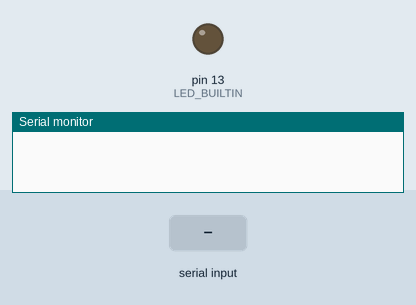
This sketch was run on a simulated Arduino Uno, built with avr-gcc and run on an emulated ATmega328P. Parts: output pins drawn as LEDs (lit = HIGH), the last lines printed to the serial monitor. The test bench sets the inputs (shaded band).

Above: at 1.2 s.
1.3 s: "on 1\n" received over Serial
At 2.0 s:
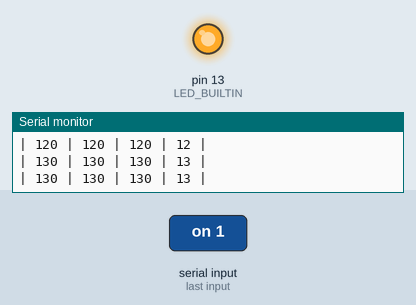
2.8 s: "off 1\n" received over Serial
At 3.6 s:
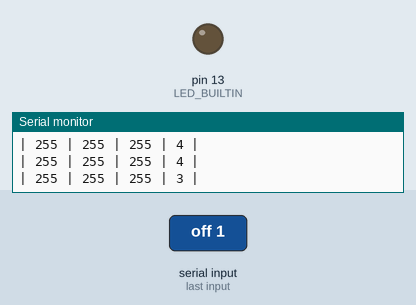
4.4 s: "on 150\n" received over Serial
At 5.6 s:
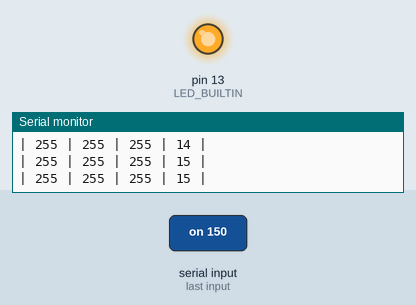
5.9 s: "off 150\n" received over Serial
At 6.8 s:
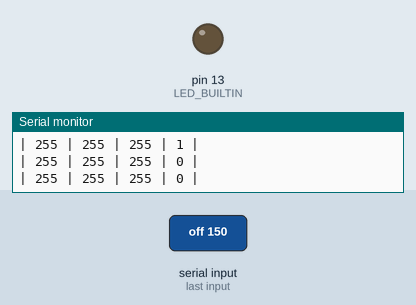
Timing chart, 0 to 8.4 s (numbered marks = the images above; inputs shaded):
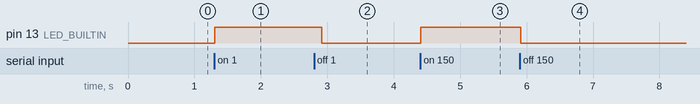

The sketch:

serial-apa102.ino
```cpp
#include <APA102.h>

typedef struct {
  float h;  // Hue (0 - 360)
  float s;  // Saturation (0 - 1)
  float v;  // Value (0 - 1)
} HSV;

typedef struct {
  uint8_t r;
  uint8_t g;
  uint8_t b;
} RGB;

const uint8_t dataPin = 11;
const uint8_t clockPin = 12;
APA102<dataPin, clockPin> ledStrip;
const uint16_t ledCount = 2;
const int animationDelay = 10;  //milliseconds
const int animationStepSize = 10;

String inputString = "";      // a String to hold incoming data
bool stringComplete = false;  // whether the string is complete

uint8_t stripState[ledCount][4];

uint8_t goalState[ledCount][4];

uint8_t lastColor[4];
HSV lastHsv = {0.0, 1.0, 1.0};

unsigned long previousMillis = 0;

float blueFactor = 1;

void setup() {
  // initialize serial:
  Serial.begin(9600);
  // reserve 200 bytes for the inputString:
  inputString.reserve(200);

  pinMode(LED_BUILTIN, OUTPUT);
}

void loop() {
  // print the string when a newline arrives:
  if (stringComplete) {
    inputString.trim();
    Serial.println("Input: " + inputString);

    char commandBuffer[50];  // Buffer to hold the command
    int value = 0;           // Variable to hold the value

    parseInput(inputString.c_str(), commandBuffer, value);

    Serial.println("Command: ");
    Serial.println(commandBuffer);
    Serial.println("Value: ");
    Serial.println(value);

    if (strcmp(commandBuffer, "on") == 0) {
      Serial.println("Switching LED on.");
      digitalWrite(LED_BUILTIN, HIGH);
      if (lastColor[0] == 0 && lastColor && lastColor[1] == 0 && lastColor[2] == 0) {
        setStripWhite();
      }
      if (lastColor[3] == 0) {
        setStripBrightness(50);
      }
    }
    if (strcmp(commandBuffer, "off") == 0) {
      Serial.println("Switching LED off.");
      digitalWrite(LED_BUILTIN, LOW);
      setStripOff();
    }
    if (strcmp(commandBuffer, "brightness") == 0) {
      Serial.print("Setting brightness to ");
      Serial.println(value);
      setStripBrightness(value);
    }
    if (strcmp(commandBuffer, "temperature") == 0) {
      Serial.print("Setting temperature to ");
      Serial.println(value);
      setColorTemperature(value);
    }
    if (strcmp(commandBuffer, "hue") == 0) {
      Serial.print("Setting hue to ");
      Serial.println(value);
      setStripHue(value);
    }
    if (strcmp(commandBuffer, "saturation") == 0) {
      Serial.print("Setting saturation to ");
      Serial.println(value);
      setStripSaturation(value);
    }
    // Reset
    inputString = "";
    stringComplete = false;
  }

  // Animate

  unsigned long currentMillis = millis();

  if (currentMillis - previousMillis >= animationDelay) {
    previousMillis = currentMillis;

    bool changed = incrementStripState();
    if (changed) {
      printStripState();
    }
  }
}

/*
  SerialEvent occurs whenever a new data comes in the hardware serial RX. This
  routine is run between each time loop() runs, so using delay inside loop can
  delay response. Multiple bytes of data may be available.
*/
void serialEvent() {
  while (Serial.available()) {
    // get the new byte:
    char inChar = (char)Serial.read();
    // add it to the inputString:
    inputString += inChar;
    // if the incoming character is a newline, set a flag so the main loop can
    // do something about it:
    if (inChar == '\n') {
      stringComplete = true;
    }
  }
}

void parseInput(char* input, char* command, int& value) {
  // Use strtok instead of strsep, and use a local buffer to store the input string
  char buffer[200];  // Make sure this is large enough for your longest input
  strncpy(buffer, input, 200);
  buffer[199] = '\0';  // Ensure null-termination

  // Tokenize the buffer and get the command
  char* piece = strtok(buffer, " ");
  if (piece != NULL) {
    strcpy(command, piece);  // Copy the command into the provided buffer

    // Get the next piece, which should be the value
    piece = strtok(NULL, " ");
    if (piece != NULL) {
      value = atoi(piece);  // Convert it to an integer
    }
  }
}

void setStripColorBrightness(uint8_t red, uint8_t green, uint8_t blue, uint8_t brightness) {
  setStripColor(red, green, blue);
  setStripBrightness(brightness);
}

void setColorTemperature(uint16_t temp) {
  Serial.println("Last color: ");
  for (int i = 0; i < 4; i++) {
    Serial.println(lastColor[i]);
  }
  blueFactor = constrain((temp - 140.0) / 360.0, 0.0, 1.0);
  Serial.println(temp);
  Serial.println(blueFactor);
  for (uint16_t i = 0; i < ledCount; i++) {
    goalState[i][2] = (uint8_t)lastColor[2] * blueFactor;
  }
}

void setStripHue(uint16_t hueInt) {
  HSV hsv = { (float) hueInt, lastHsv.s, lastHsv.v };
  Serial.println(hsv.h);
  Serial.println(hsv.s);
  Serial.println(hsv.v);
  RGB rgb = hsvToRgb(hsv.h, hsv.s, hsv.v);
  Serial.println(rgb.r);
  Serial.println(rgb.g);
  Serial.println(rgb.b);

  setStripColor(rgb.r, rgb.g, rgb.b);
  lastHsv = hsv;
}

void setStripSaturation(uint8_t saturation) {
  HSV hsv = { lastHsv.h, constrain(saturation / 100.0, 0.0, 1.0), lastHsv.v };
  Serial.println(lastHsv.h);
  Serial.println(lastHsv.s);
  Serial.println(lastHsv.v);
  RGB rgb = hsvToRgb(hsv.h, hsv.s, hsv.v);
  Serial.println(rgb.r);
  Serial.println(rgb.g);
  Serial.println(rgb.b);
  setStripColor(rgb.r, rgb.g, rgb.b);
  lastHsv = hsv;
}

void setStripColor(uint8_t red, uint8_t green, uint8_t blue) {
  for (uint16_t i = 0; i < ledCount; i++) {
    goalState[i][0] = red;
    goalState[i][1] = green;
    goalState[i][2] = (uint8_t)blue * blueFactor;
  }
  lastColor[0] = red;
  lastColor[1] = green;
  lastColor[2] = blue;
}

void setStripBrightness(uint8_t brightness) {
  uint8_t fiveBitValue = map(brightness, 0, 100, 0, 31);
  fiveBitValue = constrain(fiveBitValue, 0, 31);
  for (uint16_t i = 0; i < ledCount; i++) {
    goalState[i][3] = fiveBitValue;
  }
  lastColor[3] = brightness;
}

void setStripOff() {
  setStripBrightness(0);
}

void setStripWhite() {
  setStripColor(255, 255, 255);
}

void sendFrame() {
  ledStrip.startFrame();
  for (uint16_t i = 0; i < ledCount; i++) {
    ledStrip.sendColor(stripState[i][0], stripState[i][1], stripState[i][2], stripState[i][3]);
  }
  ledStrip.endFrame(ledCount);
}

bool incrementStripState() {
  bool changed = false;
  for (uint16_t i = 0; i < ledCount; i++) {
    for (uint8_t j = 0; j < 3; j++) {
      changed |= updateOneState(i, j, animationStepSize);
    }
    changed |= updateOneState(i, 3, 1);
  }
  return changed;
}

bool updateOneState(int i, int j, int animationStepSize) {
  if (stripState[i][j] > goalState[i][j]) {
    stripState[i][j] -= calculateStepSize(stripState[i][j], goalState[i][j], animationStepSize);
    return true;
  }
  if (stripState[i][j] < goalState[i][j]) {
    stripState[i][j] += calculateStepSize(stripState[i][j], goalState[i][j], animationStepSize);
    return true;
  }
  return false;
}

uint8_t calculateStepSize(uint8_t state, uint8_t goal, uint8_t animationStepSize) {
  uint8_t difference = abs(state - goal);
  return difference > animationStepSize ? animationStepSize : 1;
}

void printStripState() {
  for (uint16_t i = 0; i < ledCount; i++) {
    Serial.print("| ");
    for (uint8_t j = 0; j < 4; j++) {
      Serial.print(stripState[i][j]);
      Serial.print(" | ");
    }
    Serial.println("");
  }
}

RGB hsvToRgb(float h, float s, float v) {
    float r, g, b;

    int i = (int)h / 60;
    float f = h / 60 - i;
    float p = v * (1 - s);
    float q = v * (1 - s * f);
    float t = v * (1 - s * (1 - f));

    switch (i % 6) {
        case 0: r = v, g = t, b = p; break;
        case 1: r = q, g = v, b = p; break;
        case 2: r = p, g = v, b = t; break;
        case 3: r = p, g = q, b = v; break;
        case 4: r = t, g = p, b = v; break;
        case 5: r = v, g = p, b = q; break;
    }

    RGB rgb = { (uint8_t)(r * 255), (uint8_t)(g * 255), (uint8_t)(b * 255) };
    return rgb;
}

HSV rgbToHsv(int r, int g, int b) {
  HSV hsv;
  float rPrime = r / 255.0;
  float gPrime = g / 255.0;
  float bPrime = b / 255.0;

  float cMax = (rPrime > gPrime) ? rPrime : gPrime;
  if (bPrime > cMax) {
    cMax = bPrime;
  }

  float cMin = (rPrime < gPrime) ? rPrime : gPrime;
  if (bPrime < cMin) {
    cMin = bPrime;
  }

  float delta = cMax - cMin;

  // Hue calculation
  if (delta == 0) {
    hsv.h = 0;
  } else if (cMax == rPrime) {
    hsv.h = 60 * fmod(((gPrime - bPrime) / delta), 6);
  } else if (cMax == gPrime) {
    hsv.h = 60 * (((bPrime - rPrime) / delta) + 2);
  } else {
    hsv.h = 60 * (((rPrime - gPrime) / delta) + 4);
  }

  // Saturation calculation
  hsv.s = (cMax == 0) ? 0 : (delta / cMax);

  // Value calculation
  hsv.v = cMax;

  // Adjust hue to be non-negative
  if (hsv.h < 0) {
    hsv.h += 360;
  }

  return hsv;
}
```

Measured:
- after the input at 1.3 s, pin 13 (LED_BUILTIN): LOW → HIGH at once
- after the input at 2.8 s, pin 13 (LED_BUILTIN): HIGH → LOW after 0.12 s
- after the input at 4.4 s, pin 13 (LED_BUILTIN): LOW → HIGH at once
- after the input at 5.9 s, pin 13 (LED_BUILTIN): HIGH → LOW at once
